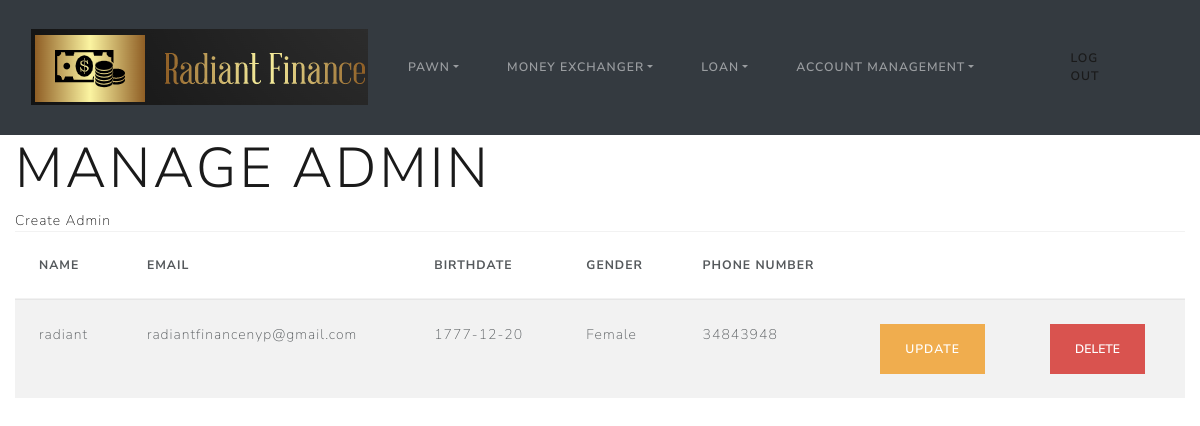
The page /manageAdmin (signed in) on the database as committed earlier.
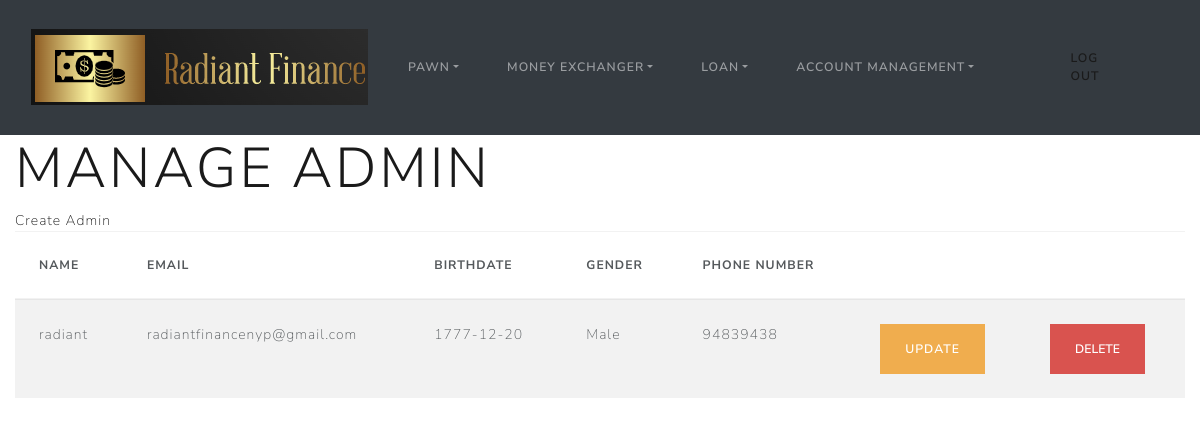
The same page on the database as committed later.
### __init__.py (models this page shows)
class User(db.Model, UserMixin):
    id = db.Column(db.Integer, primary_key=True)
    name = db.Column(db.String(20), nullable=False)
    gender = db.Column(db.String(1), nullable=False)
    phone = db.Column(db.String(8), nullable=False)
    birthdate = db.Column(db.Date, nullable=False)
    email = db.Column(db.String(30), nullable=False)
    password = db.Column(db.String(100), nullable=False)
    role = db.Column(db.Integer, nullable=False)
    passwordChange = db.Column(db.Date, nullable=False)

### __init__.py (the view)
@app.route('/manageAdmin', methods=['GET', 'POST'])
@login_required
def manage_admin():
    role = session['role']
    if role != 1:
        return redirect(url_for('main'))
    elif role == 1:
        pass
    else:
        return redirect(url_for('main'))
    return render_template('manageAdmin.html', Users=User.query.all())

### __init__.py (called while the page is built)
@login_manager.user_loader
def load_user(user_id):
    return User.query.get(int(user_id))

### templates/manageAdmin.html (shortened to what this page needs)
{% extends "baseDashboard.html" %}
{% block content %}
<h1 class="display-4">Manage Admin</h1>
<a href="/createAdmin">Create Admin</a>
<div>
  <table class="table table-striped">
    <thead>
      <tr>
        <th>Name</th>
        <th>Email</th>
        <th>BirthDate</th>
        <th>gender</th>
        <th>Phone Number</th>
        <th></th>
        <th></th>
      </tr>
    </thead>
    <tbody>
      {% for User in Users %}
      {%if User.role==1%}
        <tr>
          <td>{{ User.name }}</td>
          <td>{{ User.email }}</td>
          <td>{{User.birthdate}}</td>
          {% if User.gender == "F" %}
            <td>Female</td>
          {% elif User.gender == "M" %}
            <td>Male</td>
          {% endif %}
          <td>{{User.phone}}</td>
        <td><a href="/updateAdmin/{{User.id}}" class="btn btn-warning">Update</a></td>
          <td>
            <form action="{{url_for('delete_admin', id=User.id)}}" method="POST">
          <form type="button" class="btn btn-danger" data-bs-toggle="modal" data-bs-target="#myModal_{{User.id}}">
            <input type="submit" value="Delete" class="btn btn-danger">
          </form>
            </form>
          </td>
        </tr>
      {%endif%}
      {% endfor %}
    </tbody>
  </table>
</div>
{% endblock %}

Rows that differ between the two databases and show on the page:
changed User "radiant": phone "34843948" → "94839438"; gender "Female" → "Male"
